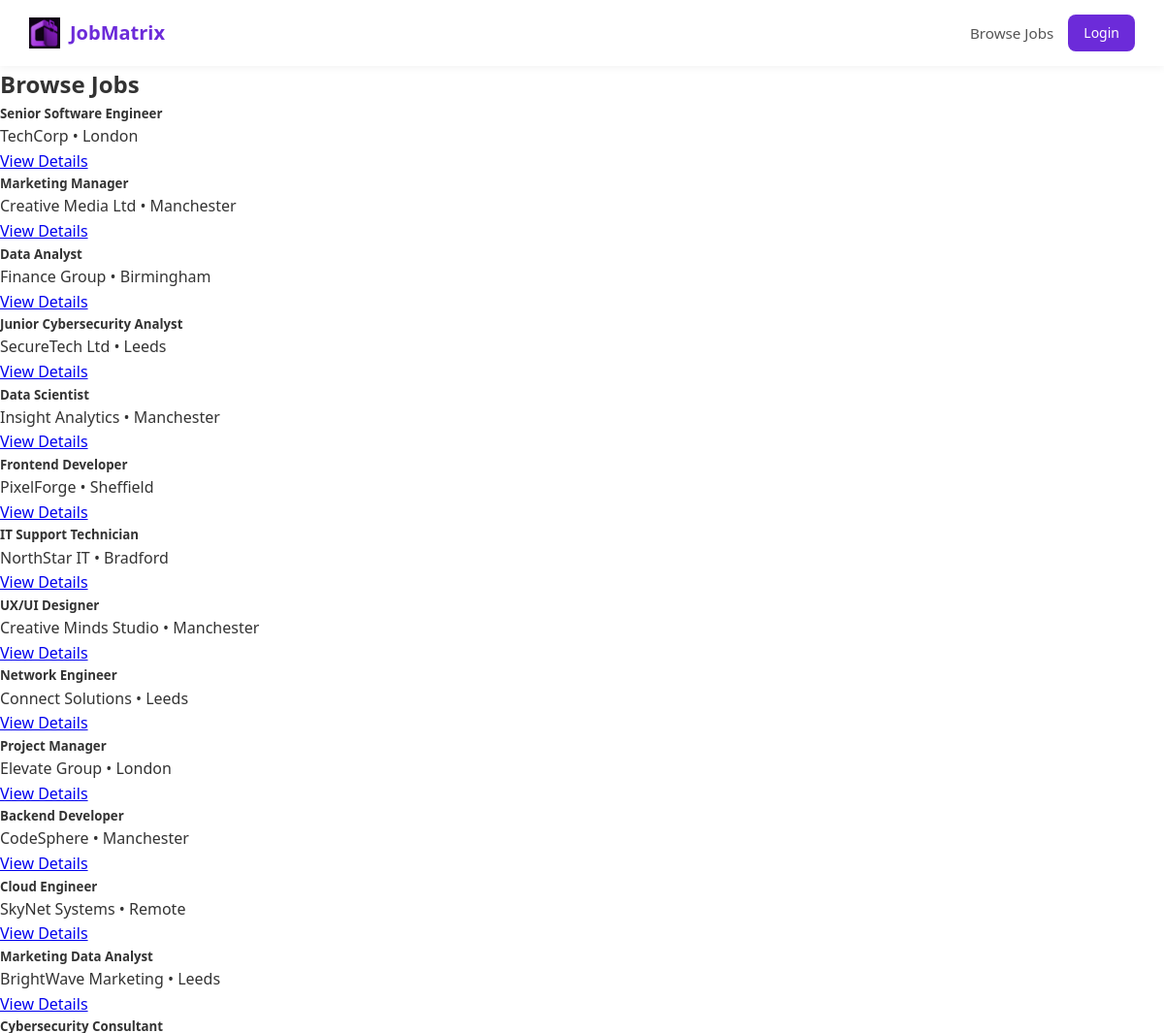
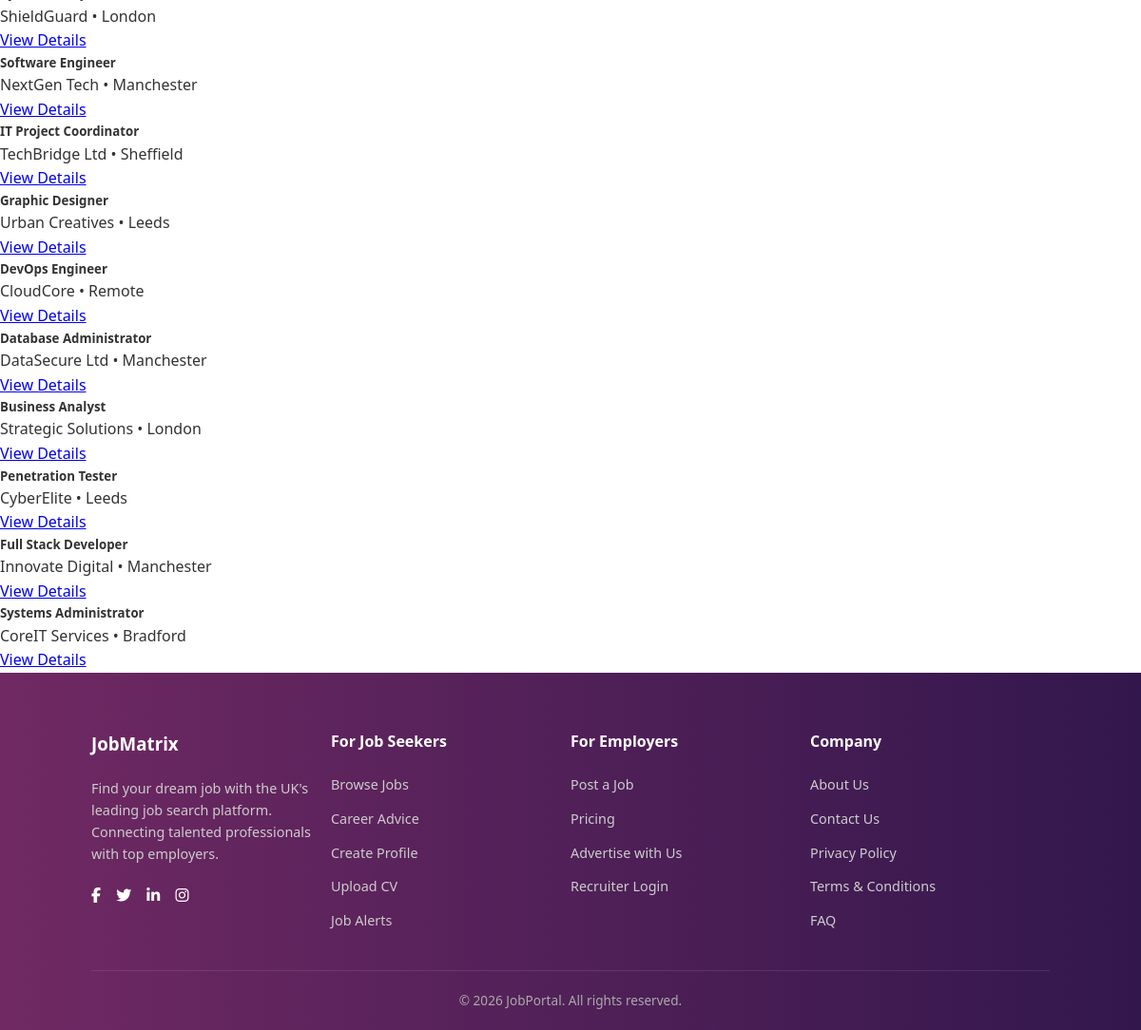
Screenshot of /browse.php with the database file from the repository (2 pictures, top to bottom).
### tables this page shows
CREATE TABLE `jobs` (
  `id` int(11) NOT NULL,
  `title` varchar(255) DEFAULT NULL,
  `company` varchar(255) DEFAULT NULL,
  `location` varchar(255) DEFAULT NULL,
  `salary` varchar(100) DEFAULT NULL,
  `type` varchar(50) DEFAULT NULL,
  `category` varchar(100) DEFAULT NULL,
  `description` text DEFAULT NULL,
  `created_at` timestamp NOT NULL DEFAULT current_timestamp(),
  `is_promoted` tinyint(1) DEFAULT 0
);

### browse.php (the view, shortened to what this page needs)
<?php
include 'includes/db.php';
include 'includes/header.php';
$sql = "SELECT * FROM jobs";
$result = $conn->query($sql);
?>
<div class="container my-5">
<h2>Browse Jobs</h2>
<?php while($job = $result->fetch_assoc()): ?>
<div class="card p-3 mb-3">
  <h5><?= $job['title'] ?></h5>
  <p><?= $job['company'] ?> • <?= $job['location'] ?></p>
  <a href="job.php?id=<?= $job['id'] ?>">View Details</a>
</div>
<?php endwhile; ?>
</div>
<?php include 'includes/footer.php'; ?>

### assets/css/style.css (style rules this page uses)
* { margin: 0; padding: 0; box-sizing: border-box; }
body { font-family: 'Segoe UI', Tahoma, Geneva, Verdana, sans-serif; background-color: white; color: #333; line-height: 1.6; min-height: 100vh; display: flex; flex-direction: column; }

### rows the page displays
jobs: title "Senior Software Engineer", company "TechCorp", location "London"
jobs: title "Marketing Manager", company "Creative Media Ltd", location "Manchester"
jobs: title "Data Analyst", company "Finance Group", location "Birmingham"
jobs: title "Junior Cybersecurity Analyst", company "SecureTech Ltd", location "Leeds"
jobs: title "Data Scientist", company "Insight Analytics", location "Manchester"
jobs: title "Frontend Developer", company "PixelForge", location "Sheffield"
jobs: title "IT Support Technician", company "NorthStar IT", location "Bradford"
jobs: title "UX/UI Designer", company "Creative Minds Studio", location "Manchester"
jobs: title "Network Engineer", company "Connect Solutions", location "Leeds"
jobs: title "Project Manager", company "Elevate Group", location "London"
jobs: title "Backend Developer", company "CodeSphere", location "Manchester"
jobs: title "Cloud Engineer", company "SkyNet Systems", location "Remote"
jobs: title "Marketing Data Analyst", company "BrightWave Marketing", location "Leeds"
jobs: title "Cybersecurity Consultant", company "ShieldGuard", location "London"
jobs: title "Software Engineer", company "NextGen Tech", location "Manchester"
jobs: title "IT Project Coordinator", company "TechBridge Ltd", location "Sheffield"
jobs: title "Graphic Designer", company "Urban Creatives", location "Leeds"
jobs: title "DevOps Engineer", company "CloudCore", location "Remote"
jobs: title "Database Administrator", company "DataSecure Ltd", location "Manchester"
jobs: title "Business Analyst", company "Strategic Solutions", location "London"
jobs: title "Penetration Tester", company "CyberElite", location "Leeds"
jobs: title "Full Stack Developer", company "Innovate Digital", location "Manchester"
jobs: title "Systems Administrator", company "CoreIT Services", location "Bradford"
